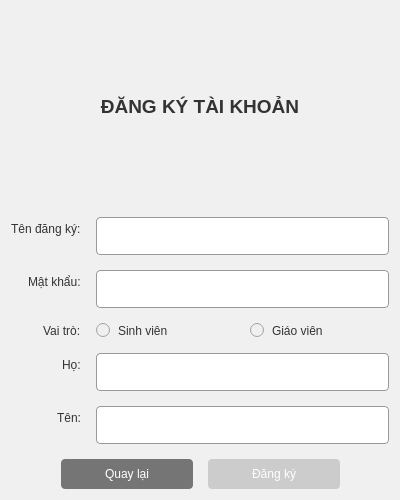
<?xml version="1.0" encoding="UTF-8"?>
<ui version="4.0">
 <class>RegisterWidget</class>
 <widget class="QWidget" name="RegisterWidget">
  <property name="geometry">
   <rect>
    <x>0</x>
    <y>0</y>
    <width>400</width>
    <height>500</height>
   </rect>
  </property>
  <property name="windowTitle">
   <string>Đăng ký tài khoản</string>
  </property>
  <property name="styleSheet">
   <string notr="true">
    QWidget {
        background-color: #f0f0f0;
        font-family: Arial;
    }
    QLabel {
        color: #333333;
    }
    QLineEdit {
        padding: 8px;
        border: 1px solid #999;
        border-radius: 4px;
        background-color: white;
        min-height: 20px;
    }
    QPushButton {
      padding: 8px 16px;
      border-radius: 4px;
      min-width: 100px;
      background-color: #2196F3;
      color: white;
      border: none;
    }
    QPushButton#registerButton {
        background-color: #34a853;
    }
    QPushButton#registerButton:hover {
        background-color: #2d8544;
    }
    QPushButton#registerButton:disabled {
        background-color: #cccccc;
    }
    QPushButton#backButton {
        background-color: #757575;
    }
    QPushButton#backButton:hover {
        background-color: #616161;
    }
    QRadioButton {
        color: #333333;
        spacing: 8px;
    }
   </string>
  </property>
  <layout class="QVBoxLayout" name="verticalLayout">
   <property name="spacing">
    <number>15</number>
   </property>
   <item>
    <widget class="QLabel" name="titleLabel">
     <property name="font">
      <font>
       <pointsize>14</pointsize>
       <bold>true</bold>
      </font>
     </property>
     <property name="text">
      <string>ĐĂNG KÝ TÀI KHOẢN</string>
     </property>
     <property name="alignment">
      <set>Qt::AlignCenter</set>
     </property>
    </widget>
   </item>
   <item>
    <layout class="QFormLayout" name="formLayout">
     <property name="labelAlignment">
      <set>Qt::AlignRight|Qt::AlignTrailing|Qt::AlignVCenter</set>
     </property>
     <property name="horizontalSpacing">
      <number>15</number>
     </property>
     <property name="verticalSpacing">
      <number>15</number>
     </property>
     <item row="0" column="0">
      <widget class="QLabel" name="usernameLabel">
       <property name="text">
        <string>Tên đăng ký:</string>
       </property>
      </widget>
     </item>
     <item row="0" column="1">
      <widget class="QLineEdit" name="usernameLineEdit"/>
     </item>
     <item row="1" column="0">
      <widget class="QLabel" name="passwordLabel">
       <property name="text">
        <string>Mật khẩu:</string>
       </property>
      </widget>
     </item>
     <item row="1" column="1">
      <widget class="QLineEdit" name="passwordLineEdit">
       <property name="echoMode">
        <enum>QLineEdit::Password</enum>
       </property>
      </widget>
     </item>
     <item row="2" column="0">
      <widget class="QLabel" name="roleLabel">
       <property name="text">
        <string>Vai trò:</string>
       </property>
      </widget>
     </item>
     <item row="2" column="1">
      <layout class="QHBoxLayout" name="roleLayout">
       <item>
        <widget class="QRadioButton" name="studentRadio">
         <property name="text">
          <string>Sinh viên</string>
         </property>
        </widget>
       </item>
       <item>
        <widget class="QRadioButton" name="teacherRadio">
         <property name="text">
          <string>Giáo viên</string>
         </property>
        </widget>
       </item>
      </layout>
     </item>
     <item row="3" column="0">
      <widget class="QLabel" name="firstNameLabel">
       <property name="text">
        <string>Họ:</string>
       </property>
      </widget>
     </item>
     <item row="3" column="1">
      <widget class="QLineEdit" name="firstNameLineEdit"/>
     </item>
     <item row="4" column="0">
      <widget class="QLabel" name="lastNameLabel">
       <property name="text">
        <string>Tên:</string>
       </property>
      </widget>
     </item>
     <item row="4" column="1">
      <widget class="QLineEdit" name="lastNameLineEdit"/>
     </item>
    </layout>
   </item>
   <item>
    <layout class="QHBoxLayout" name="buttonLayout">
     <item>
      <spacer name="horizontalSpacer">
       <property name="orientation">
        <enum>Qt::Horizontal</enum>
       </property>
       <property name="sizeHint" stdset="0">
        <size>
         <width>40</width>
         <height>20</height>
        </size>
       </property>
      </spacer>
     </item>
     <item>
      <widget class="QPushButton" name="backButton">
       <property name="text">
        <string>Quay lại</string>
       </property>
      </widget>
     </item>
     <item>
      <widget class="QPushButton" name="registerButton">
       <property name="enabled">
        <bool>false</bool>
       </property>
       <property name="text">
        <string>Đăng ký</string>
       </property>
      </widget>
     </item>
     <item>
      <spacer name="horizontalSpacer_2">
       <property name="orientation">
        <enum>Qt::Horizontal</enum>
       </property>
       <property name="sizeHint" stdset="0">
        <size>
         <width>40</width>
         <height>20</height>
        </size>
       </property>
      </spacer>
     </item>
    </layout>
   </item>
  </layout>
 </widget>
 <resources/>
 <connections/>
</ui>
